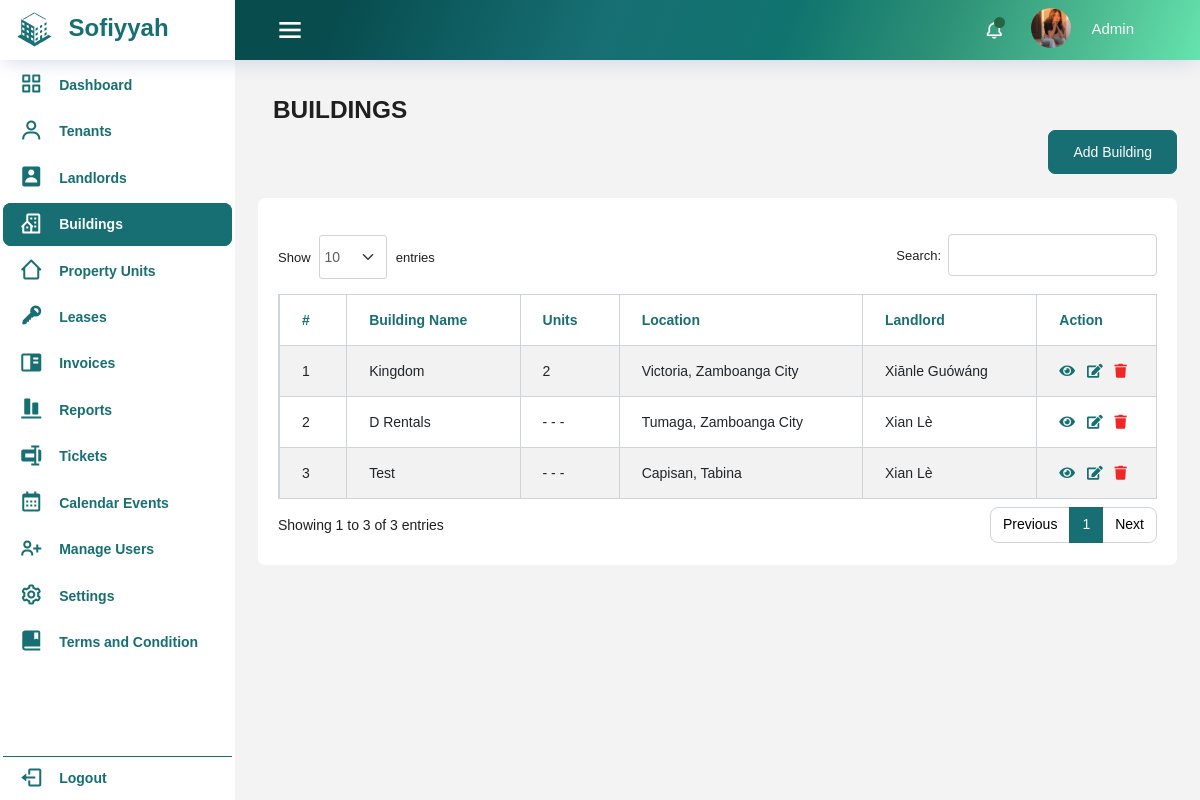
The page /buildings/buildings.php (signed in) on the database its author committed.
### tables this page shows
CREATE TABLE `properties` (
  `id` int(11) NOT NULL,
  `property_name` varchar(100) NOT NULL,
  `property_description` text NOT NULL,
  `num_of_floors` int(50) NOT NULL,
  `landlord_id` int(11) NOT NULL,
  `region` varchar(100) NOT NULL,
  `provinces` varchar(100) NOT NULL,
  `city` varchar(100) NOT NULL,
  `barangay` varchar(100) NOT NULL,
  `street` varchar(100) NOT NULL,
  `features_description` text NOT NULL,
  `features` longtext NOT NULL CHECK (json_valid(`features`)),
  `image_path` varchar(255) NOT NULL,
  `floor_plan` varchar(255) NOT NULL,
  `created_at` timestamp NOT NULL DEFAULT current_timestamp(),
  `updated_at` timestamp NOT NULL DEFAULT current_timestamp() ON UPDATE current_timestamp()
);

CREATE TABLE `landlord` (
  `id` int(11) NOT NULL,
  `first_name` varchar(50) NOT NULL,
  `middle_name` varchar(50) DEFAULT NULL,
  `last_name` varchar(50) NOT NULL,
  `date_of_birth` date NOT NULL,
  `email` varchar(100) NOT NULL,
  `contact_no` varchar(20) NOT NULL,
  `address` varchar(200) NOT NULL,
  `region` varchar(100) NOT NULL,
  `provinces` varchar(100) NOT NULL,
  `city` varchar(100) NOT NULL,
  `identification_document` varchar(100) NOT NULL,
  `emergency_contact_person` varchar(100) NOT NULL,
  `emergency_contact_number` varchar(20) NOT NULL,
  `profile_img` varchar(100) NOT NULL,
  `created_at` timestamp NOT NULL DEFAULT current_timestamp(),
  `updated_at` timestamp NOT NULL DEFAULT current_timestamp() ON UPDATE current_timestamp()
);

### buildings/buildings.php (the view, shortened to what this page needs)
<?php
    require_once '../includes/header.php';
    require_once '../includes/dbconfig.php';
?>
<body>
<div class="container-scroller">
  <?php
    require_once '../includes/navbar.php';
  ?>
<div class="container-fluid page-body-wrapper">
<?php
        if (isset($_SESSION['user_type'])) {
            if ($_SESSION['user_type'] == 'landlord') {
                require_once '../alandlord-dash/landlord_sidebar.php';
            } elseif ($_SESSION['user_type'] == 'admin') {
                require_once '../includes/sidebar.php';
            }
        } else {
        }
    ?>
<div class="main-panel">
  <div class="content-wrapper">
    <div class="row">
      <div class="col-12 col-xl-8 mb-4 mb-xl-0">
        <h3 class="font-weight-bolder">BUILDINGS</h3>
      </div>
      <div class="add-tenant-container">
        <?php
            if($_SESSION['user_type'] == 'admin'){
        ?>
        <a href="add_building.php" class="btn btn-success btn-icon-text float-right">
            Add Building </a>
            <?php
                }
            ?>
      </div>
    </div>
    <div class="row mt-4">
    <div class="card">
                <div class="card-body">
                  <div class="table-responsive pt-3">
                  <table id="example" class="table table-striped table-bordered dt-responsive nowrap" style="width:100%">
                  <thead>
                    <tr>
                      <th>#</th>
                      <th>Building Name</th>
                      <th>Units</th>
                      <th>Location</th>
                      <?php if($_SESSION['user_type'] == 'admin' ){ ?>
                      <th>Landlord</th>
                      <?php } ?>
                      <?php if($_SESSION['user_type'] == 'admin' || $_SESSION['user_type'] == 'landlord'){ ?>
                        <th>Action</th>
                      <?php } ?>
                    </tr>
                  </thead>
                  <tbody>
                    <?php
                      $sql = "SELECT properties.*, landlord.first_name, landlord.last_name, COUNT(property_units.id) AS unit_count,
                      refregion.regDesc, refcitymun.citymunDesc, refbrgy.brgyDesc
                      FROM properties
                      LEFT JOIN landlord ON properties.landlord_id = landlord.id
                      LEFT JOIN property_units ON property_units.property_id = properties.id
                      LEFT JOIN refbrgy ON properties.barangay = refbrgy.brgyCode
                      LEFT JOIN refcitymun ON refbrgy.citymunCode = refcitymun.citymunCode
                      LEFT JOIN refprovince ON refcitymun.provCode = refprovince.provCode
                      LEFT JOIN refregion ON refprovince.regCode = refregion.regCode
                      GROUP BY properties.id";
                      $result = mysqli_query($conn, $sql);
                      $i = 1;
                      if (mysqli_num_rows($result) > 0){
                        while ($row = mysqli_fetch_assoc($result)){
                          $actionButtons = ($_SESSION['user_type'] == 'admin' || $_SESSION['user_type'] == 'landlord') ?
                          '<div class="action">
                            <a class="me-2 green" href="view_building.php?id='.$row['id'].'"><i class="fas fa-eye"></i></a>
                            <a class="me-2 green" href="edit_building.php?id='.$row['id'].'"><i class="fas fa-edit"></i></a>
                            <a class="green action-delete" href="delete_building.php?id='.$row['id'].'"><i class="fas fa-trash"></i></a>
                          </div>' : '';
                          $landlordTd = ($_SESSION['user_type'] == 'admin') ? '<td>'.$row['first_name'].' '.$row['last_name'].'</td>' : '';
                          $unitCount = ($row['unit_count'] != 0) ? $row['unit_count'] : '- - -';
                          echo '
                          <tr>
                            <td>'.$i.'</td>
                            <td>'.$row['property_name'].'</td>
                            <td>'.$unitCount.'</td>
                            <td>'.ucwords(strtolower($row['brgyDesc'])).', '.ucwords(strtolower($row['citymunDesc'])).'</td>
                            '.$landlordTd.'
                            <td>'.$actionButtons.'</td>
                          </tr>';
                          $i++;
                        }
                      }
                    ?>
                  </tbody>
    </table>
    </div>
    </div>

### css/custom.css (style rules this page uses)
:root { --fs-7: 13.4px; --fs-8: 9.2px; --fw-300: 300; --fw-500: 500; --fw-600: 600; --fw-700: 700; }
.mb-4 { font-weight: bold; }
*, *::before, *::after { box-sizing: border-box; }
.card { position: relative; display: flex; flex-direction: column; min-width: 0; word-wrap: break-word; background-color: #fff; background-clip: border-box; border: 1px solid rgba(0,0,0,.125); border-radius: 1rem; }
table.table-bordered.dataTable thead tr:first-child th, table.table-bordered.dataTable thead tr:first-child td { border-top-width: 1px; color: #176f73; font-weight: bolder; }
.action .me-2.green i { color: #176f73; }
.action .green i { color: rgb(240, 39, 39); }
.row>* { padding-left: calc(var(--bs-gutter-x) * .0); padding-right: calc(var(--bs-gutter-x) * .0); }
:root { --fc-small-font-size: .85em!important; --fc-page-bg-color: #fff!important; --fc-neutral-bg-color: hsla(0,0%,82%,.3)!important; --fc-neutral-text-color: grey!important; --fc-border-color: #ddd!important; --fc-button-text-color: #fff!important; --fc-button-bg-color: #2c3e50!important; --fc-button-border-color: #879baf6b!important; --fc-button-hover-bg-color: #2d6465!important; --fc-button-hover-border-color: #2d6465!important; --fc-button-active-bg-color: #115845e8!important; --fc-button-active-border-color: #115845e8!important; --fc-event-bg-color: #c3d837!important; --fc-event-border-color: #c3d837!important; --fc-event-text-color: #01105d!important; --fc-event-selected-overlay-color: rgba(0, 0, 0, 0.4)!important; --fc-more-link-bg-color: #d0d0d0!important; --fc-more-link-text-color: inherit!important; --fc-event-resizer-thickness: 8px!important; --fc-event-resizer-dot-total-width: 8px!important; --fc-event-resizer-dot-border-width: 1px!important; --fc-non-business-color: hsla(0,0%,84%,.3)!important; --fc-bg-event-color: #8be347!important; --fc-bg-event-opacity: 0.3!important; --fc-highlight-color: rgba(168, 232, 245, 0.3)!important; --fc-today-bg-color: rgb(46 112 179 / 10%)!important; --fc-now-indicator-color: red; }

### css/login.css (style rules this page uses)
.green { color: white; font-weight: 500; }

### rows shown on the page
properties: property_name "Kingdom", unitCount "2", brgyDesc "Victoria", citymunDesc "Zamboanga City", landlord.first_name "Xiānle", landlord.last_name "Guówáng"
properties: property_name "D Rentals", unitCount "- - -", brgyDesc "Tumaga", citymunDesc "Zamboanga City", landlord.first_name "Xian", landlord.last_name "Lè"
properties: property_name "Test", unitCount "- - -", brgyDesc "Capisan", citymunDesc "Tabina", landlord.first_name "Xian", landlord.last_name "Lè"

### other values the page prints
$_SESSION['username'] "Admin"
